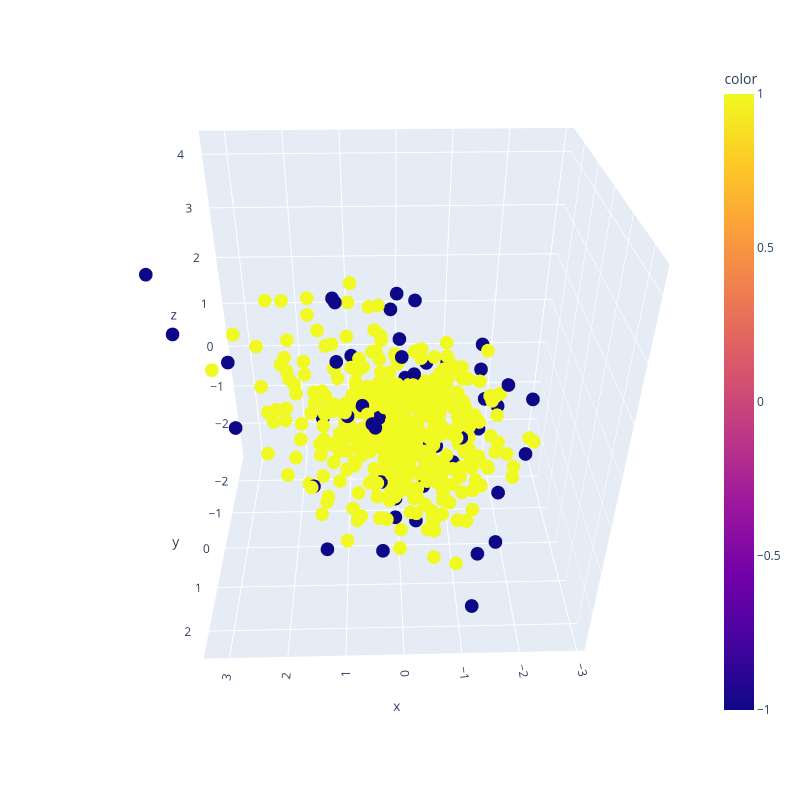

Source (notebook cell):
### Markdown cell above
The eye test here is telling us that while some of the points that are marked as anomalies do appear to be outside of the main cloud of points, there are also a good number of points marked as anomalous that appear to be right in the middle of the points demarcated as belonging to the class. Our decision boundary is likely overfitting to the points and erroneously picking them out when they should be very much inside the class boundaries. Also, we see points that are quite far away from the main clustering that should probably be marked as anomalies but aren't. 

The nu hyperparameter offers the user an error vs complexity tradeoff, with larger values of nu giving robust, simpler models and smaller values of nu giving complex decision boundaries that could potentially capture critical nuances in the data but is more prone to overfitting.

### Code cell
# Standardize the data
scaler = StandardScaler()
data_D = scaler.fit_transform(statistics_D)

for i in range(1, 6, 1):
    # Train the OCSVM model on the data
    ocsvm = OneClassSVM(kernel = 'rbf', gamma = 0.1, nu = i/10)
    ocsvm.fit(data_D)

    # Predict the anomalies
    y_pred_D = ocsvm.predict(data_D)

    # Print the number of anomalies detected
    anomaly_total = (y_pred_D == -1).sum()
    print(f'Number of anomalies detected: {anomaly_total}')

    # Create a 3D interactive scatter plot of the data
    fig2 = px.scatter_3d(MLTP_D, x = data_D[:,0], y = data_D[:,1], z = data_D[:,2], color = y_pred_D, hover_data = ['player', 'season'])
    fig2.update_layout(width = 800, height = 800)

    fig2.show()

### Figure 1 — Plotly figure (JSON) as saved in the notebook; plotly's stock layout.template omitted (floating-point values rounded to 4 significant figures; data arrays with more than 128 entries replaced by an {"elided": "..."} marker saying what was removed)
{"data": [{"customdata": {"elided": "477x2 mixed values"}, "hovertemplate": "x=%{x}<br>y=%{y}<br>z=%{z}<br>player=%{customdata[0]}<br>season=%{customdata[1]}<br>color=%{marker.color}<extra></extra>", "legendgroup": "", "marker": {"color": {"elided": "477 int values"}, "coloraxis": "coloraxis", "symbol": "circle"}, "mode": "markers", "name": "", "scene": "scene", "showlegend": false, "type": "scatter3d", "x": {"elided": "477 float values"}, "y": {"elided": "477 float values"}, "z": {"elided": "477 float values"}}], "layout": {"coloraxis": {"colorbar": {"title": {"text": "color"}}, "colorscale": [[0, "#0d0887"], [0.1111, "#46039f"], [0.2222, "#7201a8"], [0.3333, "#9c179e"], [0.4444, "#bd3786"], [0.5556, "#d8576b"], [0.6667, "#ed7953"], [0.7778, "#fb9f3a"], [0.8889, "#fdca26"], [1, "#f0f921"]]}, "height": 800, "legend": {"tracegroupgap": 0}, "margin": {"t": 60}, "scene": {"aspectmode": "auto", "aspectratio": {"x": 1.028, "y": 0.8455, "z": 1.151}, "camera": {"center": {"x": 0, "y": 0, "z": 0}, "eye": {"x": 0.04414, "y": 1.772, "z": 1.243}, "projection": {"type": "perspective"}, "up": {"x": 0, "y": 0, "z": 1}}, "domain": {"x": [0, 1], "y": [0, 1]}, "xaxis": {"title": {"text": "x"}, "type": "linear"}, "yaxis": {"title": {"text": "y"}, "type": "linear"}, "zaxis": {"title": {"text": "z"}, "type": "linear"}}, "width": 800}}
